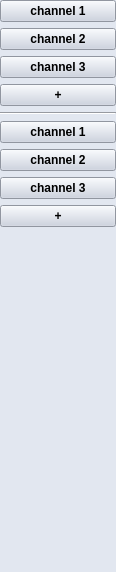
<?xml version="1.0" encoding="UTF-8"?>
<ui version="4.0">
 <class>ChannelSidebar</class>
 <widget class="QWidget" name="ChannelSidebar">
  <property name="geometry">
   <rect>
    <x>0</x>
    <y>0</y>
    <width>116</width>
    <height>572</height>
   </rect>
  </property>
  <property name="windowTitle">
   <string>Form</string>
  </property>
  <widget class="QWidget" name="full_sidebar" native="true">
   <property name="geometry">
    <rect>
     <x>0</x>
     <y>0</y>
     <width>116</width>
     <height>572</height>
    </rect>
   </property>
   <property name="minimumSize">
    <size>
     <width>116</width>
     <height>0</height>
    </size>
   </property>
   <property name="maximumSize">
    <size>
     <width>500</width>
     <height>16777215</height>
    </size>
   </property>
   <property name="styleSheet">
    <string notr="true">background-color: rgb(226, 231, 240);</string>
   </property>
   <layout class="QVBoxLayout" name="verticalLayout_3">
    <item>
     <layout class="QVBoxLayout" name="verticalLayout">
      <item>
       <widget class="QPushButton" name="textChannelButton_1">
        <property name="enabled">
         <bool>true</bool>
        </property>
        <property name="palette">
         <palette>
          <active>
           <colorrole role="Button">
            <brush brushstyle="SolidPattern">
             <color alpha="255">
              <red>203</red>
              <green>210</green>
              <blue>224</blue>
             </color>
            </brush>
           </colorrole>
           <colorrole role="Base">
            <brush brushstyle="SolidPattern">
             <color alpha="255">
              <red>203</red>
              <green>210</green>
              <blue>224</blue>
             </color>
            </brush>
           </colorrole>
           <colorrole role="Window">
            <brush brushstyle="SolidPattern">
             <color alpha="255">
              <red>203</red>
              <green>210</green>
              <blue>224</blue>
             </color>
            </brush>
           </colorrole>
           <colorrole role="LinkVisited">
            <brush brushstyle="SolidPattern">
             <color alpha="255">
              <red>220</red>
              <green>138</green>
              <blue>221</blue>
             </color>
            </brush>
           </colorrole>
          </active>
          <inactive>
           <colorrole role="Button">
            <brush brushstyle="SolidPattern">
             <color alpha="255">
              <red>203</red>
              <green>210</green>
              <blue>224</blue>
             </color>
            </brush>
           </colorrole>
           <colorrole role="Base">
            <brush brushstyle="SolidPattern">
             <color alpha="255">
              <red>203</red>
              <green>210</green>
              <blue>224</blue>
             </color>
            </brush>
           </colorrole>
           <colorrole role="Window">
            <brush brushstyle="SolidPattern">
             <color alpha="255">
              <red>203</red>
              <green>210</green>
              <blue>224</blue>
             </color>
            </brush>
           </colorrole>
           <colorrole role="LinkVisited">
            <brush brushstyle="SolidPattern">
             <color alpha="255">
              <red>220</red>
              <green>138</green>
              <blue>221</blue>
             </color>
            </brush>
           </colorrole>
          </inactive>
          <disabled>
           <colorrole role="Button">
            <brush brushstyle="SolidPattern">
             <color alpha="255">
              <red>203</red>
              <green>210</green>
              <blue>224</blue>
             </color>
            </brush>
           </colorrole>
           <colorrole role="Base">
            <brush brushstyle="SolidPattern">
             <color alpha="255">
              <red>203</red>
              <green>210</green>
              <blue>224</blue>
             </color>
            </brush>
           </colorrole>
           <colorrole role="Window">
            <brush brushstyle="SolidPattern">
             <color alpha="255">
              <red>203</red>
              <green>210</green>
              <blue>224</blue>
             </color>
            </brush>
           </colorrole>
           <colorrole role="LinkVisited">
            <brush brushstyle="SolidPattern">
             <color alpha="255">
              <red>220</red>
              <green>138</green>
              <blue>221</blue>
             </color>
            </brush>
           </colorrole>
          </disabled>
         </palette>
        </property>
        <property name="font">
         <font>
          <weight>75</weight>
          <bold>true</bold>
         </font>
        </property>
        <property name="styleSheet">
         <string notr="true">background-color: rgb(203, 210, 224);</string>
        </property>
        <property name="text">
         <string>channel 1</string>
        </property>
        <property name="icon">
         <iconset>
          <normaloff>images/Channels-Iconhovered.png</normaloff>images/Channels-Iconhovered.png</iconset>
        </property>
        <property name="checkable">
         <bool>true</bool>
        </property>
        <property name="autoExclusive">
         <bool>true</bool>
        </property>
       </widget>
      </item>
      <item>
       <widget class="QPushButton" name="textChannelButton_2">
        <property name="enabled">
         <bool>true</bool>
        </property>
        <property name="palette">
         <palette>
          <active>
           <colorrole role="Button">
            <brush brushstyle="SolidPattern">
             <color alpha="255">
              <red>203</red>
              <green>210</green>
              <blue>224</blue>
             </color>
            </brush>
           </colorrole>
           <colorrole role="Base">
            <brush brushstyle="SolidPattern">
             <color alpha="255">
              <red>203</red>
              <green>210</green>
              <blue>224</blue>
             </color>
            </brush>
           </colorrole>
           <colorrole role="Window">
            <brush brushstyle="SolidPattern">
             <color alpha="255">
              <red>203</red>
              <green>210</green>
              <blue>224</blue>
             </color>
            </brush>
           </colorrole>
           <colorrole role="LinkVisited">
            <brush brushstyle="SolidPattern">
             <color alpha="255">
              <red>220</red>
              <green>138</green>
              <blue>221</blue>
             </color>
            </brush>
           </colorrole>
          </active>
          <inactive>
           <colorrole role="Button">
            <brush brushstyle="SolidPattern">
             <color alpha="255">
              <red>203</red>
              <green>210</green>
              <blue>224</blue>
             </color>
            </brush>
           </colorrole>
           <colorrole role="Base">
            <brush brushstyle="SolidPattern">
             <color alpha="255">
              <red>203</red>
              <green>210</green>
              <blue>224</blue>
             </color>
            </brush>
           </colorrole>
           <colorrole role="Window">
            <brush brushstyle="SolidPattern">
             <color alpha="255">
              <red>203</red>
              <green>210</green>
              <blue>224</blue>
             </color>
            </brush>
           </colorrole>
           <colorrole role="LinkVisited">
            <brush brushstyle="SolidPattern">
             <color alpha="255">
              <red>220</red>
              <green>138</green>
              <blue>221</blue>
             </color>
            </brush>
           </colorrole>
          </inactive>
          <disabled>
           <colorrole role="Button">
            <brush brushstyle="SolidPattern">
             <color alpha="255">
              <red>203</red>
              <green>210</green>
              <blue>224</blue>
             </color>
            </brush>
           </colorrole>
           <colorrole role="Base">
            <brush brushstyle="SolidPattern">
             <color alpha="255">
              <red>203</red>
              <green>210</green>
              <blue>224</blue>
             </color>
            </brush>
           </colorrole>
           <colorrole role="Window">
            <brush brushstyle="SolidPattern">
             <color alpha="255">
              <red>203</red>
              <green>210</green>
              <blue>224</blue>
             </color>
            </brush>
           </colorrole>
           <colorrole role="LinkVisited">
            <brush brushstyle="SolidPattern">
             <color alpha="255">
              <red>220</red>
              <green>138</green>
              <blue>221</blue>
             </color>
            </brush>
           </colorrole>
          </disabled>
         </palette>
        </property>
        <property name="font">
         <font>
          <weight>75</weight>
          <bold>true</bold>
         </font>
        </property>
        <property name="styleSheet">
         <string notr="true">background-color: rgb(203, 210, 224);</string>
        </property>
        <property name="text">
         <string>channel 2</string>
        </property>
        <property name="icon">
         <iconset>
          <normaloff>images/Channels-Iconhovered.png</normaloff>images/Channels-Iconhovered.png</iconset>
        </property>
        <property name="checkable">
         <bool>true</bool>
        </property>
        <property name="autoExclusive">
         <bool>true</bool>
        </property>
       </widget>
      </item>
      <item>
       <widget class="QPushButton" name="textChannelButton_3">
        <property name="enabled">
         <bool>true</bool>
        </property>
        <property name="palette">
         <palette>
          <active>
           <colorrole role="Button">
            <brush brushstyle="SolidPattern">
             <color alpha="255">
              <red>203</red>
              <green>210</green>
              <blue>224</blue>
             </color>
            </brush>
           </colorrole>
           <colorrole role="Base">
            <brush brushstyle="SolidPattern">
             <color alpha="255">
              <red>203</red>
              <green>210</green>
              <blue>224</blue>
             </color>
            </brush>
           </colorrole>
           <colorrole role="Window">
            <brush brushstyle="SolidPattern">
             <color alpha="255">
              <red>203</red>
              <green>210</green>
              <blue>224</blue>
             </color>
            </brush>
           </colorrole>
           <colorrole role="LinkVisited">
            <brush brushstyle="SolidPattern">
             <color alpha="255">
              <red>220</red>
              <green>138</green>
              <blue>221</blue>
             </color>
            </brush>
           </colorrole>
          </active>
          <inactive>
           <colorrole role="Button">
            <brush brushstyle="SolidPattern">
             <color alpha="255">
              <red>203</red>
              <green>210</green>
              <blue>224</blue>
             </color>
            </brush>
           </colorrole>
           <colorrole role="Base">
            <brush brushstyle="SolidPattern">
             <color alpha="255">
              <red>203</red>
              <green>210</green>
              <blue>224</blue>
             </color>
            </brush>
           </colorrole>
           <colorrole role="Window">
            <brush brushstyle="SolidPattern">
             <color alpha="255">
              <red>203</red>
              <green>210</green>
              <blue>224</blue>
             </color>
            </brush>
           </colorrole>
           <colorrole role="LinkVisited">
            <brush brushstyle="SolidPattern">
             <color alpha="255">
              <red>220</red>
              <green>138</green>
              <blue>221</blue>
             </color>
            </brush>
           </colorrole>
          </inactive>
          <disabled>
           <colorrole role="Button">
            <brush brushstyle="SolidPattern">
             <color alpha="255">
              <red>203</red>
              <green>210</green>
              <blue>224</blue>
             </color>
            </brush>
           </colorrole>
           <colorrole role="Base">
            <brush brushstyle="SolidPattern">
             <color alpha="255">
              <red>203</red>
              <green>210</green>
              <blue>224</blue>
             </color>
            </brush>
           </colorrole>
           <colorrole role="Window">
            <brush brushstyle="SolidPattern">
             <color alpha="255">
              <red>203</red>
              <green>210</green>
              <blue>224</blue>
             </color>
            </brush>
           </colorrole>
           <colorrole role="LinkVisited">
            <brush brushstyle="SolidPattern">
             <color alpha="255">
              <red>220</red>
              <green>138</green>
              <blue>221</blue>
             </color>
            </brush>
           </colorrole>
          </disabled>
         </palette>
        </property>
        <property name="font">
         <font>
          <weight>75</weight>
          <bold>true</bold>
         </font>
        </property>
        <property name="styleSheet">
         <string notr="true">background-color: rgb(203, 210, 224);</string>
        </property>
        <property name="text">
         <string>channel 3</string>
        </property>
        <property name="icon">
         <iconset>
          <normaloff>images/Channels-Iconhovered.png</normaloff>images/Channels-Iconhovered.png</iconset>
        </property>
        <property name="checkable">
         <bool>true</bool>
        </property>
        <property name="autoExclusive">
         <bool>true</bool>
        </property>
       </widget>
      </item>
      <item>
       <widget class="QPushButton" name="textChannelButton_4">
        <property name="enabled">
         <bool>true</bool>
        </property>
        <property name="palette">
         <palette>
          <active>
           <colorrole role="Button">
            <brush brushstyle="SolidPattern">
             <color alpha="255">
              <red>203</red>
              <green>210</green>
              <blue>224</blue>
             </color>
            </brush>
           </colorrole>
           <colorrole role="Base">
            <brush brushstyle="SolidPattern">
             <color alpha="255">
              <red>203</red>
              <green>210</green>
              <blue>224</blue>
             </color>
            </brush>
           </colorrole>
           <colorrole role="Window">
            <brush brushstyle="SolidPattern">
             <color alpha="255">
              <red>203</red>
              <green>210</green>
              <blue>224</blue>
             </color>
            </brush>
           </colorrole>
           <colorrole role="LinkVisited">
            <brush brushstyle="SolidPattern">
             <color alpha="255">
              <red>220</red>
              <green>138</green>
              <blue>221</blue>
             </color>
            </brush>
           </colorrole>
          </active>
          <inactive>
           <colorrole role="Button">
            <brush brushstyle="SolidPattern">
             <color alpha="255">
              <red>203</red>
              <green>210</green>
              <blue>224</blue>
             </color>
            </brush>
           </colorrole>
           <colorrole role="Base">
            <brush brushstyle="SolidPattern">
             <color alpha="255">
              <red>203</red>
              <green>210</green>
              <blue>224</blue>
             </color>
            </brush>
           </colorrole>
           <colorrole role="Window">
            <brush brushstyle="SolidPattern">
             <color alpha="255">
              <red>203</red>
              <green>210</green>
              <blue>224</blue>
             </color>
            </brush>
           </colorrole>
           <colorrole role="LinkVisited">
            <brush brushstyle="SolidPattern">
             <color alpha="255">
              <red>220</red>
              <green>138</green>
              <blue>221</blue>
             </color>
            </brush>
           </colorrole>
          </inactive>
          <disabled>
           <colorrole role="Button">
            <brush brushstyle="SolidPattern">
             <color alpha="255">
              <red>203</red>
              <green>210</green>
              <blue>224</blue>
             </color>
            </brush>
           </colorrole>
           <colorrole role="Base">
            <brush brushstyle="SolidPattern">
             <color alpha="255">
              <red>203</red>
              <green>210</green>
              <blue>224</blue>
             </color>
            </brush>
           </colorrole>
           <colorrole role="Window">
            <brush brushstyle="SolidPattern">
             <color alpha="255">
              <red>203</red>
              <green>210</green>
              <blue>224</blue>
             </color>
            </brush>
           </colorrole>
           <colorrole role="LinkVisited">
            <brush brushstyle="SolidPattern">
             <color alpha="255">
              <red>220</red>
              <green>138</green>
              <blue>221</blue>
             </color>
            </brush>
           </colorrole>
          </disabled>
         </palette>
        </property>
        <property name="font">
         <font>
          <weight>75</weight>
          <bold>true</bold>
         </font>
        </property>
        <property name="styleSheet">
         <string notr="true">background-color: rgb(203, 210, 224);</string>
        </property>
        <property name="text">
         <string>+</string>
        </property>
        <property name="icon">
         <iconset>
          <normaloff>images/Channels-Iconhovered.png</normaloff>images/Channels-Iconhovered.png</iconset>
        </property>
        <property name="checkable">
         <bool>true</bool>
        </property>
        <property name="autoExclusive">
         <bool>true</bool>
        </property>
       </widget>
      </item>
     </layout>
    </item>
    <item>
     <widget class="Line" name="line">
      <property name="styleSheet">
       <string notr="true">color: rgb(0, 0, 0);</string>
      </property>
      <property name="orientation">
       <enum>Qt::Horizontal</enum>
      </property>
     </widget>
    </item>
    <item>
     <layout class="QVBoxLayout" name="verticalLayout_2">
      <item>
       <widget class="QPushButton" name="voiceChannelButton_1">
        <property name="enabled">
         <bool>true</bool>
        </property>
        <property name="palette">
         <palette>
          <active>
           <colorrole role="Button">
            <brush brushstyle="SolidPattern">
             <color alpha="255">
              <red>203</red>
              <green>210</green>
              <blue>224</blue>
             </color>
            </brush>
           </colorrole>
           <colorrole role="Base">
            <brush brushstyle="SolidPattern">
             <color alpha="255">
              <red>203</red>
              <green>210</green>
              <blue>224</blue>
             </color>
            </brush>
           </colorrole>
           <colorrole role="Window">
            <brush brushstyle="SolidPattern">
             <color alpha="255">
              <red>203</red>
              <green>210</green>
              <blue>224</blue>
             </color>
            </brush>
           </colorrole>
           <colorrole role="LinkVisited">
            <brush brushstyle="SolidPattern">
             <color alpha="255">
              <red>220</red>
              <green>138</green>
              <blue>221</blue>
             </color>
            </brush>
           </colorrole>
          </active>
          <inactive>
           <colorrole role="Button">
            <brush brushstyle="SolidPattern">
             <color alpha="255">
              <red>203</red>
              <green>210</green>
              <blue>224</blue>
             </color>
            </brush>
           </colorrole>
           <colorrole role="Base">
            <brush brushstyle="SolidPattern">
             <color alpha="255">
              <red>203</red>
              <green>210</green>
              <blue>224</blue>
             </color>
            </brush>
           </colorrole>
           <colorrole role="Window">
            <brush brushstyle="SolidPattern">
             <color alpha="255">
              <red>203</red>
              <green>210</green>
              <blue>224</blue>
             </color>
            </brush>
           </colorrole>
           <colorrole role="LinkVisited">
            <brush brushstyle="SolidPattern">
             <color alpha="255">
              <red>220</red>
              <green>138</green>
              <blue>221</blue>
             </color>
            </brush>
           </colorrole>
          </inactive>
          <disabled>
           <colorrole role="Button">
            <brush brushstyle="SolidPattern">
             <color alpha="255">
              <red>203</red>
              <green>210</green>
              <blue>224</blue>
             </color>
            </brush>
           </colorrole>
           <colorrole role="Base">
            <brush brushstyle="SolidPattern">
             <color alpha="255">
              <red>203</red>
              <green>210</green>
              <blue>224</blue>
             </color>
            </brush>
           </colorrole>
           <colorrole role="Window">
            <brush brushstyle="SolidPattern">
             <color alpha="255">
              <red>203</red>
              <green>210</green>
              <blue>224</blue>
             </color>
            </brush>
           </colorrole>
           <colorrole role="LinkVisited">
            <brush brushstyle="SolidPattern">
             <color alpha="255">
              <red>220</red>
              <green>138</green>
              <blue>221</blue>
             </color>
            </brush>
           </colorrole>
          </disabled>
         </palette>
        </property>
        <property name="font">
         <font>
          <weight>75</weight>
          <bold>true</bold>
         </font>
        </property>
        <property name="styleSheet">
         <string notr="true">background-color: rgb(203, 210, 224);</string>
        </property>
        <property name="text">
         <string>channel 1</string>
        </property>
        <property name="icon">
         <iconset>
          <normaloff>images/Channels-Iconvoice hovered.png</normaloff>images/Channels-Iconvoice hovered.png</iconset>
        </property>
        <property name="checkable">
         <bool>true</bool>
        </property>
        <property name="autoExclusive">
         <bool>true</bool>
        </property>
       </widget>
      </item>
      <item>
       <widget class="QPushButton" name="voiceChannelButton_2">
        <property name="enabled">
         <bool>true</bool>
        </property>
        <property name="palette">
         <palette>
          <active>
           <colorrole role="Button">
            <brush brushstyle="SolidPattern">
             <color alpha="255">
              <red>203</red>
              <green>210</green>
              <blue>224</blue>
             </color>
            </brush>
           </colorrole>
           <colorrole role="Base">
            <brush brushstyle="SolidPattern">
             <color alpha="255">
              <red>203</red>
              <green>210</green>
              <blue>224</blue>
             </color>
            </brush>
           </colorrole>
           <colorrole role="Window">
            <brush brushstyle="SolidPattern">
             <color alpha="255">
              <red>203</red>
              <green>210</green>
              <blue>224</blue>
             </color>
            </brush>
           </colorrole>
           <colorrole role="LinkVisited">
            <brush brushstyle="SolidPattern">
             <color alpha="255">
              <red>220</red>
              <green>138</green>
              <blue>221</blue>
             </color>
            </brush>
           </colorrole>
          </active>
          <inactive>
           <colorrole role="Button">
            <brush brushstyle="SolidPattern">
             <color alpha="255">
              <red>203</red>
              <green>210</green>
              <blue>224</blue>
             </color>
            </brush>
           </colorrole>
           <colorrole role="Base">
            <brush brushstyle="SolidPattern">
             <color alpha="255">
              <red>203</red>
              <green>210</green>
              <blue>224</blue>
             </color>
            </brush>
           </colorrole>
           <colorrole role="Window">
            <brush brushstyle="SolidPattern">
             <color alpha="255">
              <red>203</red>
              <green>210</green>
              <blue>224</blue>
             </color>
            </brush>
           </colorrole>
           <colorrole role="LinkVisited">
            <brush brushstyle="SolidPattern">
             <color alpha="255">
              <red>220</red>
              <green>138</green>
              <blue>221</blue>
             </color>
            </brush>
           </colorrole>
          </inactive>
          <disabled>
           <colorrole role="Button">
            <brush brushstyle="SolidPattern">
             <color alpha="255">
              <red>203</red>
              <green>210</green>
              <blue>224</blue>
             </color>
            </brush>
           </colorrole>
           <colorrole role="Base">
            <brush brushstyle="SolidPattern">
             <color alpha="255">
              <red>203</red>
              <green>210</green>
              <blue>224</blue>
             </color>
            </brush>
           </colorrole>
           <colorrole role="Window">
            <brush brushstyle="SolidPattern">
             <color alpha="255">
              <red>203</red>
              <green>210</green>
              <blue>224</blue>
             </color>
            </brush>
           </colorrole>
           <colorrole role="LinkVisited">
            <brush brushstyle="SolidPattern">
             <color alpha="255">
              <red>220</red>
              <green>138</green>
              <blue>221</blue>
             </color>
            </brush>
           </colorrole>
          </disabled>
         </palette>
        </property>
        <property name="font">
         <font>
          <weight>75</weight>
          <bold>true</bold>
         </font>
        </property>
        <property name="styleSheet">
         <string notr="true">background-color: rgb(203, 210, 224);</string>
        </property>
        <property name="text">
         <string>channel 2</string>
        </property>
        <property name="icon">
         <iconset>
          <normaloff>images/Channels-Iconvoice hovered.png</normaloff>images/Channels-Iconvoice hovered.png</iconset>
        </property>
        <property name="checkable">
         <bool>true</bool>
        </property>
        <property name="autoExclusive">
         <bool>true</bool>
        </property>
       </widget>
      </item>
      <item>
       <widget class="QPushButton" name="voiceChannelButton_3">
        <property name="enabled">
         <bool>true</bool>
        </property>
        <property name="palette">
         <palette>
          <active>
           <colorrole role="Button">
            <brush brushstyle="SolidPattern">
             <color alpha="255">
              <red>203</red>
              <green>210</green>
              <blue>224</blue>
             </color>
            </brush>
           </colorrole>
           <colorrole role="Base">
            <brush brushstyle="SolidPattern">
             <color alpha="255">
              <red>203</red>
              <green>210</green>
              <blue>224</blue>
             </color>
            </brush>
           </colorrole>
           <colorrole role="Window">
            <brush brushstyle="SolidPattern">
             <color alpha="255">
              <red>203</red>
              <green>210</green>
              <blue>224</blue>
             </color>
            </brush>
           </colorrole>
           <colorrole role="LinkVisited">
            <brush brushstyle="SolidPattern">
             <color alpha="255">
              <red>220</red>
              <green>138</green>
              <blue>221</blue>
             </color>
            </brush>
           </colorrole>
          </active>
          <inactive>
           <colorrole role="Button">
            <brush brushstyle="SolidPattern">
             <color alpha="255">
              <red>203</red>
              <green>210</green>
              <blue>224</blue>
             </color>
            </brush>
           </colorrole>
           <colorrole role="Base">
            <brush brushstyle="SolidPattern">
             <color alpha="255">
              <red>203</red>
              <green>210</green>
              <blue>224</blue>
             </color>
            </brush>
           </colorrole>
           <colorrole role="Window">
            <brush brushstyle="SolidPattern">
             <color alpha="255">
              <red>203</red>
              <green>210</green>
              <blue>224</blue>
             </color>
            </brush>
           </colorrole>
           <colorrole role="LinkVisited">
            <brush brushstyle="SolidPattern">
             <color alpha="255">
              <red>220</red>
              <green>138</green>
              <blue>221</blue>
             </color>
            </brush>
           </colorrole>
          </inactive>
          <disabled>
           <colorrole role="Button">
            <brush brushstyle="SolidPattern">
             <color alpha="255">
              <red>203</red>
              <green>210</green>
              <blue>224</blue>
             </color>
            </brush>
           </colorrole>
           <colorrole role="Base">
            <brush brushstyle="SolidPattern">
             <color alpha="255">
              <red>203</red>
              <green>210</green>
              <blue>224</blue>
             </color>
            </brush>
           </colorrole>
           <colorrole role="Window">
            <brush brushstyle="SolidPattern">
             <color alpha="255">
              <red>203</red>
              <green>210</green>
              <blue>224</blue>
             </color>
            </brush>
           </colorrole>
           <colorrole role="LinkVisited">
            <brush brushstyle="SolidPattern">
             <color alpha="255">
              <red>220</red>
              <green>138</green>
              <blue>221</blue>
             </color>
            </brush>
           </colorrole>
          </disabled>
         </palette>
        </property>
        <property name="font">
         <font>
          <weight>75</weight>
          <bold>true</bold>
         </font>
        </property>
        <property name="styleSheet">
         <string notr="true">background-color: rgb(203, 210, 224);</string>
        </property>
        <property name="text">
         <string>channel 3</string>
        </property>
        <property name="icon">
         <iconset>
          <normaloff>images/Channels-Iconvoice hovered.png</normaloff>images/Channels-Iconvoice hovered.png</iconset>
        </property>
        <property name="checkable">
         <bool>true</bool>
        </property>
        <property name="autoExclusive">
         <bool>true</bool>
        </property>
       </widget>
      </item>
      <item>
       <widget class="QPushButton" name="voiceChannelButton_4">
        <property name="enabled">
         <bool>true</bool>
        </property>
        <property name="palette">
         <palette>
          <active>
           <colorrole role="Button">
            <brush brushstyle="SolidPattern">
             <color alpha="255">
              <red>203</red>
              <green>210</green>
              <blue>224</blue>
             </color>
            </brush>
           </colorrole>
           <colorrole role="Base">
            <brush brushstyle="SolidPattern">
             <color alpha="255">
              <red>203</red>
              <green>210</green>
              <blue>224</blue>
             </color>
            </brush>
           </colorrole>
           <colorrole role="Window">
            <brush brushstyle="SolidPattern">
             <color alpha="255">
              <red>203</red>
              <green>210</green>
              <blue>224</blue>
             </color>
            </brush>
           </colorrole>
           <colorrole role="LinkVisited">
            <brush brushstyle="SolidPattern">
             <color alpha="255">
              <red>220</red>
              <green>138</green>
              <blue>221</blue>
             </color>
            </brush>
           </colorrole>
          </active>
          <inactive>
           <colorrole role="Button">
            <brush brushstyle="SolidPattern">
             <color alpha="255">
              <red>203</red>
              <green>210</green>
              <blue>224</blue>
             </color>
            </brush>
           </colorrole>
           <colorrole role="Base">
            <brush brushstyle="SolidPattern">
             <color alpha="255">
              <red>203</red>
              <green>210</green>
              <blue>224</blue>
             </color>
            </brush>
           </colorrole>
           <colorrole role="Window">
            <brush brushstyle="SolidPattern">
             <color alpha="255">
              <red>203</red>
              <green>210</green>
              <blue>224</blue>
             </color>
            </brush>
           </colorrole>
           <colorrole role="LinkVisited">
            <brush brushstyle="SolidPattern">
             <color alpha="255">
              <red>220</red>
              <green>138</green>
              <blue>221</blue>
             </color>
            </brush>
           </colorrole>
          </inactive>
          <disabled>
           <colorrole role="Button">
            <brush brushstyle="SolidPattern">
             <color alpha="255">
              <red>203</red>
              <green>210</green>
              <blue>224</blue>
             </color>
            </brush>
           </colorrole>
           <colorrole role="Base">
            <brush brushstyle="SolidPattern">
             <color alpha="255">
              <red>203</red>
              <green>210</green>
              <blue>224</blue>
             </color>
            </brush>
           </colorrole>
           <colorrole role="Window">
            <brush brushstyle="SolidPattern">
             <color alpha="255">
              <red>203</red>
              <green>210</green>
              <blue>224</blue>
             </color>
            </brush>
           </colorrole>
           <colorrole role="LinkVisited">
            <brush brushstyle="SolidPattern">
             <color alpha="255">
              <red>220</red>
              <green>138</green>
              <blue>221</blue>
             </color>
            </brush>
           </colorrole>
          </disabled>
         </palette>
        </property>
        <property name="font">
         <font>
          <weight>75</weight>
          <bold>true</bold>
         </font>
        </property>
        <property name="styleSheet">
         <string notr="true">background-color: rgb(203, 210, 224);</string>
        </property>
        <property name="text">
         <string>+</string>
        </property>
        <property name="icon">
         <iconset>
          <normaloff>images/Channels-Iconvoice hovered.png</normaloff>images/Channels-Iconvoice hovered.png</iconset>
        </property>
        <property name="checkable">
         <bool>true</bool>
        </property>
        <property name="autoExclusive">
         <bool>true</bool>
        </property>
       </widget>
      </item>
     </layout>
    </item>
    <item>
     <spacer name="verticalSpacer_2">
      <property name="orientation">
       <enum>Qt::Vertical</enum>
      </property>
      <property name="sizeHint" stdset="0">
       <size>
        <width>20</width>
        <height>307</height>
       </size>
      </property>
     </spacer>
    </item>
   </layout>
  </widget>
 </widget>
 <resources/>
 <connections/>
</ui>
